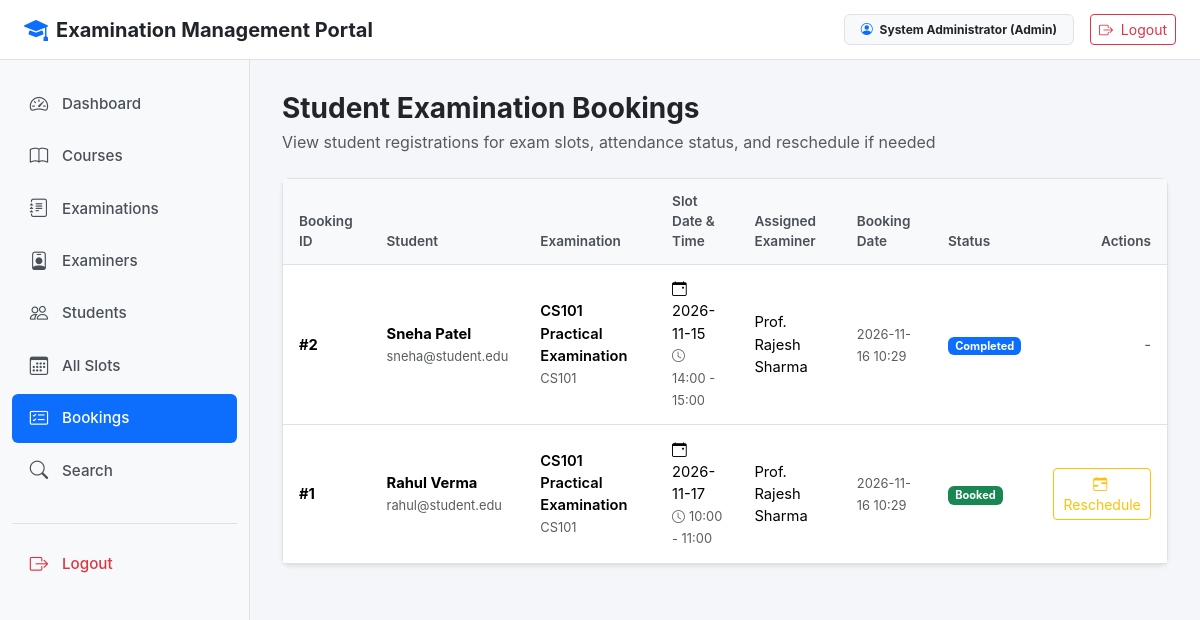
Screenshot of /admin/bookings (signed in) with the database file from the repository.
### models.py (models this page shows, shortened)
class User(db.Model, UserMixin):
    id = db.Column(db.Integer, primary_key=True)
    username = db.Column(db.String(80), unique=True, nullable=False)
    email = db.Column(db.String(120), unique=True, nullable=False)
    password_hash = db.Column(db.String(255), nullable=False)
    name = db.Column(db.String(100), nullable=False)
    phone = db.Column(db.String(20))
    department = db.Column(db.String(100))
    role = db.Column(db.String(20), nullable=False, default='student')
    status = db.Column(db.String(20), nullable=False, default='active')
    created_at = db.Column(db.DateTime, default=datetime.utcnow)
    @property
    def is_active(self):
        return self.status not in ['deactivated', 'rejected']
    @property
    def is_admin(self):
        return self.role == 'admin'

class Booking(db.Model):
    id = db.Column(db.Integer, primary_key=True)
    student_id = db.Column(db.Integer, db.ForeignKey('user.id'), nullable=False)
    slot_id = db.Column(db.Integer, db.ForeignKey('slot.id'), nullable=False)
    booking_date = db.Column(db.DateTime, default=datetime.utcnow)
    status = db.Column(db.String(20), nullable=False, default='Booked')
    student = db.relationship('User', foreign_keys=[student_id], backref='student_bookings')
    evaluation = db.relationship('Evaluation', backref='booking', uselist=False, cascade='all, delete-orphan')

class Examination(db.Model):
    id = db.Column(db.Integer, primary_key=True)
    course_id = db.Column(db.Integer, db.ForeignKey('course.id'), nullable=False)
    name = db.Column(db.String(150), nullable=False)
    exam_type = db.Column(db.String(50), nullable=False, default='Viva')
    duration = db.Column(db.Integer, nullable=False, default=30)
    max_marks = db.Column(db.Integer, nullable=False, default=100)
    slot_creation_start_date = db.Column(db.Date, nullable=False)
    slot_creation_end_date = db.Column(db.Date, nullable=False)
    slot_booking_start_date = db.Column(db.Date, nullable=False)
    slot_booking_end_date = db.Column(db.Date, nullable=False)
    status = db.Column(db.String(30), nullable=False, default='Draft')
    created_at = db.Column(db.DateTime, default=datetime.utcnow)
    rubrics = db.relationship('Rubric', backref='examination', cascade='all, delete-orphan', lazy=True)
    slots = db.relationship('Slot', backref='examination', cascade='all, delete-orphan', lazy=True)

class Course(db.Model):
    id = db.Column(db.Integer, primary_key=True)
    course_code = db.Column(db.String(20), unique=True, nullable=False)
    course_name = db.Column(db.String(150), nullable=False)
    description = db.Column(db.Text)
    status = db.Column(db.String(20), nullable=False, default='Active')
    created_at = db.Column(db.DateTime, default=datetime.utcnow)
    examinations = db.relationship('Examination', backref='course', cascade='all, delete-orphan', lazy=True)

class Slot(db.Model):
    id = db.Column(db.Integer, primary_key=True)
    examination_id = db.Column(db.Integer, db.ForeignKey('examination.id'), nullable=False)
    examiner_id = db.Column(db.Integer, db.ForeignKey('user.id'), nullable=False)
    date = db.Column(db.Date, nullable=False)
    start_time = db.Column(db.String(10), nullable=False)
    end_time = db.Column(db.String(10), nullable=False)
    max_capacity = db.Column(db.Integer, nullable=False, default=1)
    available_seats = db.Column(db.Integer, nullable=False, default=1)
    status = db.Column(db.String(20), nullable=False, default='Available')
    created_at = db.Column(db.DateTime, default=datetime.utcnow)
    examiner = db.relationship('User', foreign_keys=[examiner_id], backref='examiner_slots')
    bookings = db.relationship('Booking', backref='slot', cascade='all, delete-orphan', lazy=True)

### admin.py (the view)
@app.route('/admin/bookings')
@admin_required
def admin_bookings():
    bookings = Booking.query.order_by(Booking.booking_date.desc()).all()
    return render_template('admin/bookings.html', bookings=bookings)

### admin.py (called while the page is built)
def admin_required(function):
    @wraps(function)
    def wrapper(*args, **kwargs):
        if not current_user.is_authenticated:
            return redirect(url_for('login'))
        if not current_user.is_admin:
            flash('Admin access required.', 'danger')
            return redirect(url_for('index'))
        if current_user.status != 'active':
            logout_user()
            flash('Access denied. Account is inactive.', 'danger')
            return redirect(url_for('login'))
        return function(*args, **kwargs)
    return wrapper

### app.py (called while the page is built)
@login_manager.user_loader
def load_user(user_id):
    try:
        user = db.session.get(User, int(user_id))
        if user and user.status in ['deactivated', 'rejected']:
            return None
        return user
    except (ValueError, TypeError):
        return None

### templates/admin/bookings.html (shortened to what this page needs)
{% extends "base.html" %}
{% block content %}
<div class="d-flex justify-content-between align-items-center mb-4">
    <div>
        <h3 class="fw-bold mb-1">Student Examination Bookings</h3>
        <p class="text-muted mb-0">View student registrations for exam slots, attendance status, and reschedule if needed</p>
    </div>
</div>
<div class="card shadow-sm">
    <div class="card-body p-0">
        <div class="table-responsive">
            <table class="table table-hover mb-0">
                <thead>
                    <tr>
                        <th>Booking ID</th>
                        <th>Student</th>
                        <th>Examination</th>
                        <th>Slot Date & Time</th>
                        <th>Assigned Examiner</th>
                        <th>Booking Date</th>
                        <th>Status</th>
                        <th class="text-end">Actions</th>
                    </tr>
                </thead>
                <tbody>
                    {% if bookings %}
                        {% for b in bookings %}
                        <tr>
                            <td><strong>#{{ b.id }}</strong></td>
                            <td>
                                <span class="fw-bold">{{ b.student.name }}</span><br>
                                <small class="text-muted">{{ b.student.email }}</small>
                            </td>
                            <td>
                                <span class="fw-semibold">{{ b.slot.examination.name }}</span><br>
                                <small class="text-muted">{{ b.slot.examination.course.course_code }}</small>
                            </td>
                            <td>
                                <i class="bi bi-calendar-event me-1"></i>{{ b.slot.date.strftime('%Y-%m-%d') }}<br>
                                <small class="text-muted"><i class="bi bi-clock me-1"></i>{{ b.slot.start_time }} - {{ b.slot.end_time }}</small>
                            </td>
                            <td>{{ b.slot.examiner.name }}</td>
                            <td><small class="text-muted">{{ b.booking_date.strftime('%Y-%m-%d %H:%M') }}</small></td>
                            <td>
                                {% if b.status == 'Booked' %}
                                <span class="badge bg-success">Booked</span>
                                {% elif b.status == 'Completed' %}
                                <span class="badge bg-primary">Completed</span>
                                {% else %}
                                <span class="badge bg-secondary">Cancelled</span>
                                {% endif %}
                            </td>
                            <td class="text-end">
                                {% if b.status == 'Booked' %}
                                <a href="{{ url_for('reschedule_booking', booking_id=b.id) }}" class="btn btn-sm btn-outline-warning">
                                    <i class="bi bi-calendar-range me-1"></i> Reschedule
                                </a>
                                {% else %}
                                <span class="text-muted">-</span>
                                {% endif %}
                            </td>
                        </tr>
                        {% endfor %}
                    {% else %}
                        <tr>
                            <td colspan="8" class="text-center py-4 text-muted">No student bookings found.</td>
                        </tr>
                    {% endif %}
                </tbody>
            </table>
        </div>
    </div>
</div>
{% endblock %}

### templates/base.html (shortened to what this page needs)
<!DOCTYPE html>
<html lang="en">
<head>
    <link href="https://cdn.jsdelivr.net/npm/bootstrap@5.3.2/dist/css/bootstrap.min.css" rel="stylesheet">
    <link href="https://cdn.jsdelivr.net/npm/bootstrap-icons@1.11.1/font/bootstrap-icons.css" rel="stylesheet">
</head>
<body>
    <nav class="top-navbar">
        <div class="d-flex align-items-center">
            <a href="{{ url_for('index') }}" class="text-decoration-none text-dark d-flex align-items-center gap-2">
                <i class="bi bi-mortarboard-fill text-primary fs-4"></i>
                <span class="fw-bold fs-5">Examination Management Portal</span>
            </a>
        </div>
        <div class="d-flex align-items-center gap-3">
            {% if current_user.is_authenticated %}
            <span class="badge bg-light text-dark border px-3 py-2">
                <i class="bi bi-person-circle me-1 text-primary"></i>
                {{ current_user.name }} ({{ current_user.role|capitalize }})
            </span>
            <a href="{{ url_for('logout') }}" class="btn btn-outline-danger btn-sm">
                <i class="bi bi-box-arrow-right me-1"></i> Logout
            </a>
            {% else %}
            <a href="{{ url_for('login') }}" class="btn btn-outline-primary btn-sm px-3">Login</a>
            <a href="{{ url_for('register') }}" class="btn btn-primary btn-sm px-3">Register</a>
            {% endif %}
        </div>
    </nav>
    {% if current_user.is_authenticated %}
    <div class="sidebar">
        <ul class="nav flex-column">
            {% if current_user.is_admin %}
            <li class="nav-item">
                <a class="nav-link {% if request.endpoint == 'admin_dashboard' %}active{% endif %}" href="{{ url_for('admin_dashboard') }}">
                    <i class="bi bi-speedometer2"></i> Dashboard
                </a>
            </li>
            <li class="nav-item">
                <a class="nav-link {% if request.endpoint in ['admin_courses', 'new_course', 'edit_course'] %}active{% endif %}" href="{{ url_for('admin_courses') }}">
                    <i class="bi bi-book"></i> Courses
                </a>
            </li>
            <li class="nav-item">
                <a class="nav-link {% if request.endpoint in ['admin_examinations', 'new_examination', 'edit_examination', 'admin_rubrics', 'new_rubric', 'edit_rubric'] %}active{% endif %}" href="{{ url_for('admin_examinations') }}">
                    <i class="bi bi-journal-text"></i> Examinations
                </a>
            </li>
            <li class="nav-item">
                <a class="nav-link {% if request.endpoint == 'admin_examiners' %}active{% endif %}" href="{{ url_for('admin_examiners') }}">
                    <i class="bi bi-person-badge"></i> Examiners
                </a>
            </li>
            <li class="nav-item">
                <a class="nav-link {% if request.endpoint == 'admin_students' %}active{% endif %}" href="{{ url_for('admin_students') }}">
                    <i class="bi bi-people"></i> Students
                </a>
            </li>
            <li class="nav-item">
                <a class="nav-link {% if request.endpoint in ['admin_slots', 'change_slot_examiner'] %}active{% endif %}" href="{{ url_for('admin_slots') }}">
                    <i class="bi bi-calendar3"></i> All Slots
                </a>
            </li>
            <li class="nav-item">
                <a class="nav-link {% if request.endpoint in ['admin_bookings', 'reschedule_booking'] %}active{% endif %}" href="{{ url_for('admin_bookings') }}">
                    <i class="bi bi-card-checklist"></i> Bookings
                </a>
            </li>
            <li class="nav-item">
                <a class="nav-link {% if request.endpoint == 'admin_search' %}active{% endif %}" href="{{ url_for('admin_search') }}">
                    <i class="bi bi-search"></i> Search
                </a>
            </li>
            {% endif %}
            <li class="nav-item mt-4 pt-3 border-top">
                <a class="nav-link text-danger" href="{{ url_for('logout') }}">
                    <i class="bi bi-box-arrow-right"></i> Logout
                </a>
            </li>
        </ul>
    </div>
    <main class="main-wrapper">
        {% block content %}{% endblock %}
    </main>
    {% endif %}
</body>
</html>

### templates/base.html (style rules this page uses)
:root { --primary-color: #0d6efd; --sidebar-width: 250px; --sidebar-bg: #f8f9fa; --border-color: #dee2e6; }
body { font-family: -apple-system, BlinkMacSystemFont, "Segoe UI", Roboto, "Helvetica Neue", Arial, sans-serif; background-color: #f4f6f9; color: #212529; margin: 0; padding: 0; }
.top-navbar { height: 60px; background-color: #ffffff; border-bottom: 1px solid var(--border-color); position: fixed; top: 0; left: 0; right: 0; z-index: 1030; display: flex; align-items: center; justify-content: space-between; padding: 0 1.5rem; }
.sidebar { width: var(--sidebar-width); background-color: var(--sidebar-bg); border-right: 1px solid var(--border-color); position: fixed; top: 60px; bottom: 0; left: 0; z-index: 1020; padding: 1.25rem 0.75rem; overflow-y: auto; }
.sidebar .nav-link { display: flex; align-items: center; padding: 0.65rem 1rem; color: #495057; border-radius: 6px; font-weight: 500; font-size: 0.95rem; margin-bottom: 0.25rem; text-decoration: none; }
.sidebar .nav-link i { font-size: 1.15rem; margin-right: 0.75rem; width: 22px; text-align: center; }
.sidebar .nav-link.active { color: #ffffff; background-color: var(--primary-color); }
.main-wrapper { margin-top: 60px; margin-left: var(--sidebar-width); padding: 2rem; min-height: calc(100vh - 60px); }
.card { border: 1px solid var(--border-color); border-radius: 8px; box-shadow: 0 1px 3px rgba(0, 0, 0, 0.05); background-color: #ffffff; }
.table { vertical-align: middle; }
.table thead th { background-color: #f8f9fa; color: #495057; font-size: 0.85rem; font-weight: 600; border-bottom: 1px solid var(--border-color); padding: 0.75rem 1rem; }
.table tbody td { padding: 0.85rem 1rem; border-bottom: 1px solid var(--border-color); font-size: 0.92rem; }

### rows the page displays
User: name "System Administrator", role "Admin"
Booking: id "2", student.name "Sneha Patel", student.email "sneha@student.edu", slot.examination.name "CS101 Practical Examination", slot.examination.course.course_code "CS101", slot "2026-11-15", slot.start_time "14:00", slot.end_time "15:00", slot.examiner.name "Prof. Rajesh Sharma", booking_date "2026-11-16 10:29", status "Completed"
Booking: id "1", student.name "Rahul Verma", student.email "rahul@student.edu", slot.examination.name "CS101 Practical Examination", slot.examination.course.course_code "CS101", slot "2026-11-17", slot.start_time "10:00", slot.end_time "11:00", slot.examiner.name "Prof. Rajesh Sharma", booking_date "2026-11-16 10:29", status "Booked"
